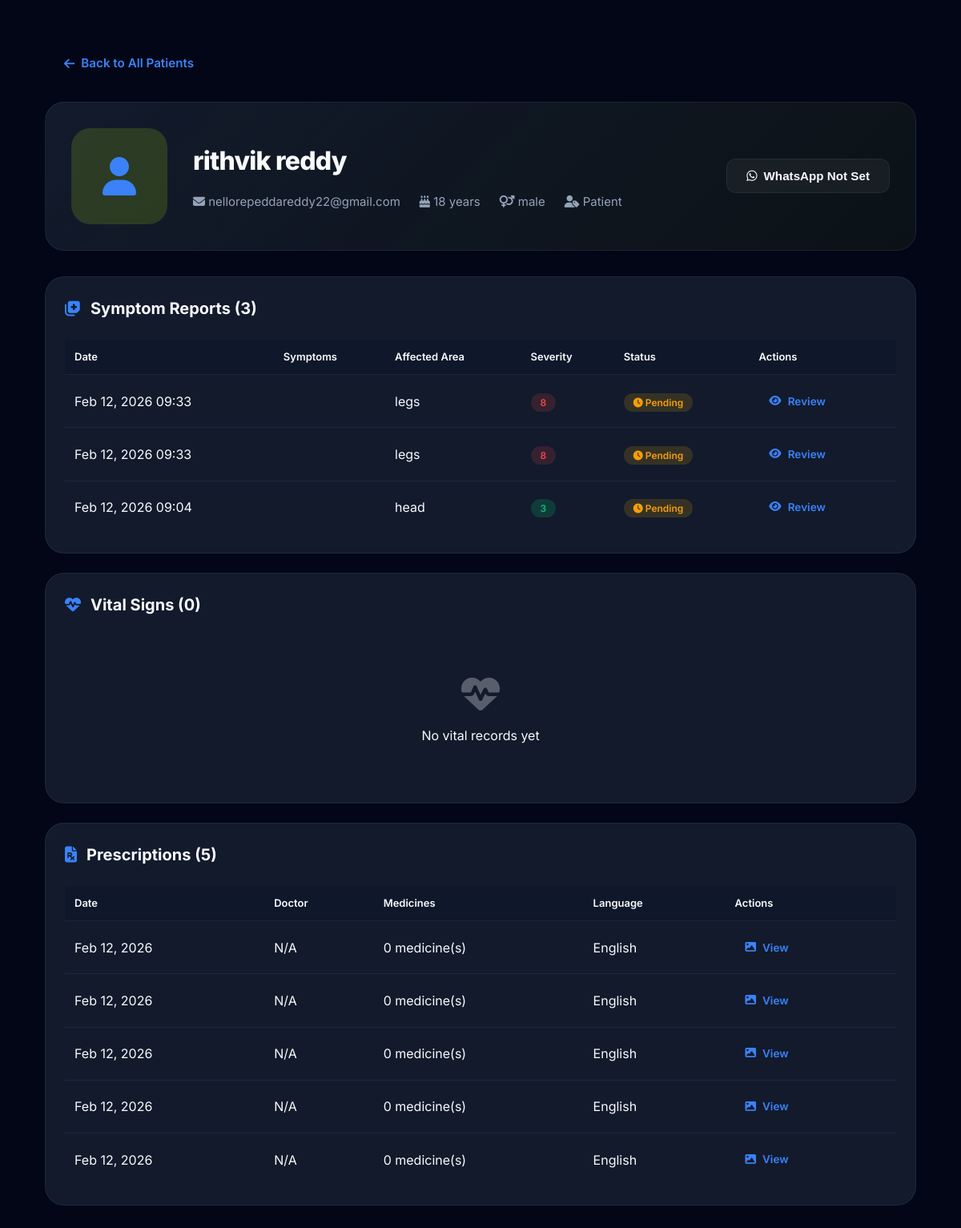
Before: /admin/patient/10 (signed in) with the older database file.
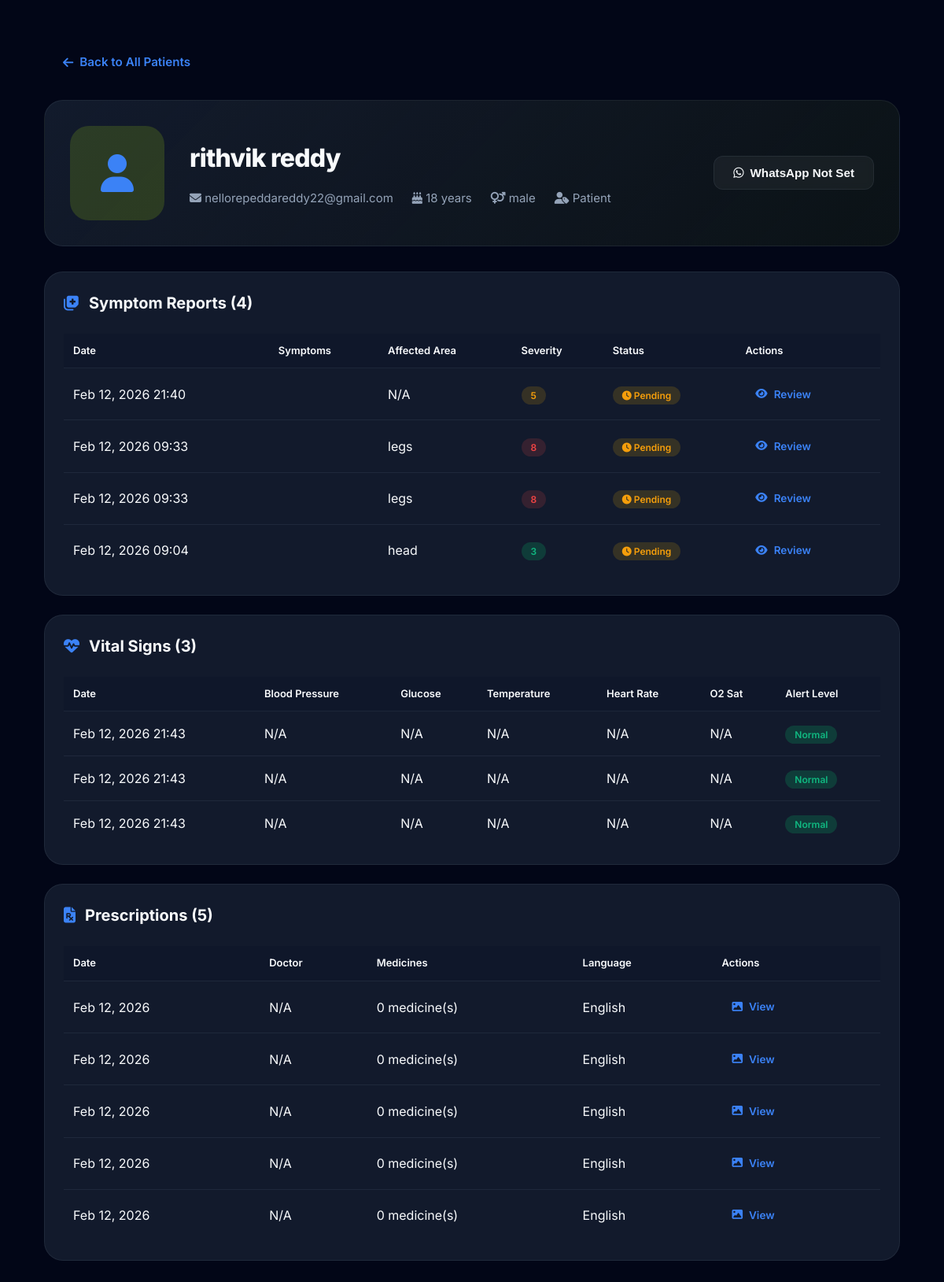
After: the same page with the newer database file.
### app.py (models this page shows)
class SymptomReport(db.Model):
    id = db.Column(db.Integer, primary_key=True)
    user_id = db.Column(db.Integer, db.ForeignKey('user.id'), nullable=False)
    symptoms_text = db.Column(db.Text, nullable=False)
    affected_area = db.Column(db.String(100), nullable=True)  # e.g., "head", "chest", "stomach"
    severity = db.Column(db.Integer, nullable=True)  # 1-10 scale
    duration = db.Column(db.String(50), nullable=True)  # e.g., "2 days", "1 week"
    image_path = db.Column(db.String(255), nullable=True)
    ai_prediction = db.Column(db.Text, nullable=True)  # JSON with disease, confidence, etc.
    confidence_score = db.Column(db.Float, nullable=True)
    doctor_approved = db.Column(db.Boolean, default=False)
    doctor_notes = db.Column(db.Text, nullable=True)
    approved_by = db.Column(db.Integer, db.ForeignKey('user.id'), nullable=True)  # Doctor who approved
    approved_at = db.Column(db.DateTime, nullable=True)
    created_at = db.Column(db.DateTime, default=datetime.utcnow)

class Prescription(db.Model):
    id = db.Column(db.Integer, primary_key=True)
    user_id = db.Column(db.Integer, db.ForeignKey('user.id'), nullable=False)
    image_path = db.Column(db.String(255), nullable=True)
    raw_text = db.Column(db.Text, nullable=True)  # OCR extracted text
    language = db.Column(db.String(20), default='eng')
    confidence = db.Column(db.Float, nullable=True)
    doctor_name = db.Column(db.String(150), nullable=True)
    prescription_date = db.Column(db.Date, nullable=True)
    created_at = db.Column(db.DateTime, default=datetime.utcnow)
    medicines = db.relationship('Medicine', backref='prescription', lazy=True, cascade='all, delete-orphan')

class VitalRecord(db.Model):
    id = db.Column(db.Integer, primary_key=True)
    user_id = db.Column(db.Integer, db.ForeignKey('user.id'), nullable=False)
    bp_systolic = db.Column(db.Integer, nullable=True)
    bp_diastolic = db.Column(db.Integer, nullable=True)
    blood_glucose = db.Column(db.Float, nullable=True)  # mg/dL
    temperature = db.Column(db.Float, nullable=True)  # Fahrenheit
    heart_rate = db.Column(db.Integer, nullable=True)
    oxygen_saturation = db.Column(db.Integer, nullable=True)  # SpO2 %
    weight = db.Column(db.Float, nullable=True)  # kg
    notes = db.Column(db.Text, nullable=True)
    alert_level = db.Column(db.String(20), default='normal')  # normal, warning, critical
    created_at = db.Column(db.DateTime, default=datetime.utcnow)

### app.py (the view)
@app.route('/admin/patient/<int:patient_id>')
@login_required
@doctor_required
def admin_patient_detail(patient_id):
    patient = User.query.get_or_404(patient_id)
    symptoms = SymptomReport.query.filter_by(user_id=patient_id).order_by(SymptomReport.created_at.desc()).all()
    vitals = VitalRecord.query.filter_by(user_id=patient_id).order_by(VitalRecord.created_at.desc()).all()
    prescriptions = Prescription.query.filter_by(user_id=patient_id).order_by(Prescription.created_at.desc()).all()
    return render_template('admin_patient_detail.html',
                         patient=patient,
                         symptoms=symptoms,
                         vitals=vitals,
                         prescriptions=prescriptions)

### app.py (called while the page is built)
@app.context_processor
def inject_languages():
    return dict(LANGUAGES=LANGUAGES, now=datetime.utcnow)

def doctor_required(f):
    from functools import wraps
    @wraps(f)
    def decorated_function(*args, **kwargs):
        if not current_user.is_authenticated or current_user.role not in ['doctor', 'chw']:
            flash('Access denied. Doctor or CHW role required.', 'error')
            return redirect(url_for('dashboard'))
        return f(*args, **kwargs)
    return decorated_function

@login_manager.user_loader
def load_user(user_id):
    return User.query.get(int(user_id))

@app.after_request
def add_security_headers(response):
    response.headers['X-Frame-Options'] = 'SAMEORIGIN'
    response.headers['X-Content-Type-Options'] = 'nosniff'
    response.headers['Referrer-Policy'] = 'strict-origin-when-cross-origin'
    return response

### templates/admin_patient_detail.html (shortened to what the changed rows need)
<!DOCTYPE html>
<html lang="en">
<head>
    <link rel="stylesheet" href="https://cdnjs.cloudflare.com/ajax/libs/font-awesome/6.4.0/css/all.min.css">
    <link rel="stylesheet" href="/static/css/style.css">
</head>
<body>
    <div class="container">
        <div class="patient-profile">
            <div class="profile-info" style="flex: 1;">
                <h1>{{ patient.username }}</h1>
            </div>
        </div>
        <div class="data-section">
            <div class="section-header">
                <div class="section-title">
                    <i class="fas fa-notes-medical"></i>
                    Symptom Reports ({{ symptoms|length }})
                </div>
            </div>
            {% if symptoms %}
            <table class="data-table">
                <thead>
                    <tr>
                        <th>Date</th>
                        <th>Symptoms</th>
                        <th>Affected Area</th>
                        <th>Severity</th>
                        <th>Status</th>
                        <th>Actions</th>
                    </tr>
                </thead>
                <tbody>
                    {% for symptom in symptoms %}
                    <tr>
                        <td>{{ symptom.created_at.strftime('%b %d, %Y %H:%M') }}</td>
                        <td>{{ symptom.symptoms_text[:50] }}{% if symptom.symptoms_text|length > 50 %}...{% endif %}
                        </td>
                        <td>{{ symptom.affected_area or 'N/A' }}</td>
                        <td>
                            <span
                                class="badge {% if symptom.severity >= 7 %}badge-error{% elif symptom.severity >= 4 %}badge-warning{% else %}badge-success{% endif %}">
                                {{ symptom.severity or 'N/A' }}
                            </span>
                        </td>
                        <td>
                            {% if symptom.doctor_approved %}
                            <span class="badge badge-success"><i class="fas fa-check"></i> Approved</span>
                            {% else %}
                            <span class="badge badge-warning"><i class="fas fa-clock"></i> Pending</span>
                            {% endif %}
                        </td>
                        <td>
                            <a href="{{ url_for('doctor_review', report_id=symptom.id) }}" class="btn btn-sm btn-ghost">
                                <i class="fas fa-eye"></i> Review
                            </a>
                        </td>
                    </tr>
                    {% endfor %}
                </tbody>
            </table>
            {% else %}
            <div class="empty-state">
                <i class="fas fa-notes-medical"></i>
                <p>No symptom reports yet</p>
            </div>
            {% endif %}
        </div>
        <div class="data-section">
            <div class="section-header">
                <div class="section-title">
                    <i class="fas fa-heartbeat"></i>
                    Vital Signs ({{ vitals|length }})
                </div>
            </div>
            {% if vitals %}
            <table class="data-table">
                <thead>
                    <tr>
                        <th>Date</th>
                        <th>Blood Pressure</th>
                        <th>Glucose</th>
                        <th>Temperature</th>
                        <th>Heart Rate</th>
                        <th>O2 Sat</th>
                        <th>Alert Level</th>
                    </tr>
                </thead>
                <tbody>
                    {% for vital in vitals %}
                    <tr>
                        <td>{{ vital.created_at.strftime('%b %d, %Y %H:%M') }}</td>
                        <td>{% if vital.bp_systolic %}{{ vital.bp_systolic }}/{{ vital.bp_diastolic }}{% else %}N/A{%
                            endif %}</td>
                        <td>{% if vital.blood_glucose %}{{ vital.blood_glucose }} mg/dL{% else %}N/A{% endif %}</td>
                        <td>{% if vital.temperature %}{{ vital.temperature }}°F{% else %}N/A{% endif %}</td>
                        <td>{% if vital.heart_rate %}{{ vital.heart_rate }} bpm{% else %}N/A{% endif %}</td>
                        <td>{% if vital.oxygen_saturation %}{{ vital.oxygen_saturation }}%{% else %}N/A{% endif %}</td>
                        <td>
                            <span
                                class="badge {% if vital.alert_level == 'critical' %}badge-error{% elif vital.alert_level == 'warning' %}badge-warning{% else %}badge-success{% endif %}">
                                {{ vital.alert_level|capitalize }}
                            </span>
                        </td>
                    </tr>
                    {% endfor %}
                </tbody>
            </table>
            {% else %}
            <div class="empty-state">
                <i class="fas fa-heartbeat"></i>
                <p>No vital records yet</p>
            </div>
            {% endif %}
        </div>
        <div class="data-section">
            {% if prescriptions %}
            <table class="data-table">
                <thead>
                    <tr>
                        <th>Date</th>
                        <th>Doctor</th>
                        <th>Medicines</th>
                        <th>Language</th>
                        <th>Actions</th>
                    </tr>
                </thead>
                <tbody>
                    {% for prescription in prescriptions %}
                    <tr>
                        <td>{{ prescription.created_at.strftime('%b %d, %Y') }}</td>
                        <td>{{ prescription.doctor_name or 'N/A' }}</td>
                        <td>{{ prescription.medicines|length }} medicine(s)</td>
                        <td>{{ prescription.language|capitalize if prescription.language else 'English' }}</td>
                        <td>
                            <a href="{{ url_for('static', filename=prescription.image_path) }}" target="_blank"
                                class="btn btn-sm btn-ghost">
                                <i class="fas fa-image"></i> View
                            </a>
                        </td>
                    </tr>
                    {% endfor %}
                </tbody>
            </table>
            {% else %}
            <div class="empty-state">
                <i class="fas fa-file-prescription"></i>
                <p>No prescriptions yet</p>
            </div>
            {% endif %}
        </div>
    </div>
</body>
</html>

Changed rows visible on the page:
added SymptomReport: created_at "Feb 12, 2026 21:40", affected_area "N/A", severity "5", doctor_approved False (drawn)
added VitalRecord: created_at "Feb 12, 2026 21:43", shows "N/A", alert_level "Normal"
added VitalRecord: created_at "Feb 12, 2026 21:43", shows "N/A", alert_level "Normal"
added VitalRecord: created_at "Feb 12, 2026 21:43", shows "N/A", alert_level "Normal"
Other visible differences:
{{ symptoms|length }}: "3" → "4"
{{ vitals|length }}: "0" → "3"
text no longer shown: "No vital records yet"
text now shown: "Date Blood Pressure Glucose Temperature Heart Rate O2 Sat Alert Level"
